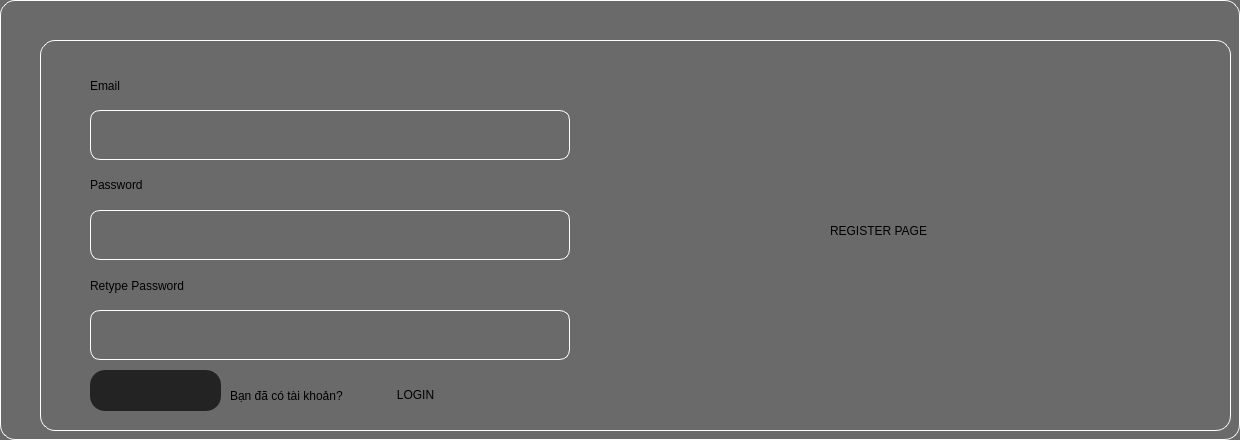
       <widget class="QWidget" name="page_res">
        <property name="styleSheet">
         <string notr="true">background-color:rgb(106, 106, 106);
border: 1px solid white;
border-radius: 15px</string>
        </property>
        <widget class="QWidget" name="widget_98" native="true">
         <property name="geometry">
          <rect>
           <x>40</x>
           <y>40</y>
           <width>1191</width>
           <height>391</height>
          </rect>
         </property>
         <widget class="QLabel" name="label_61">
          <property name="geometry">
           <rect>
            <x>50</x>
            <y>30</y>
            <width>181</width>
            <height>31</height>
           </rect>
          </property>
          <property name="styleSheet">
           <string notr="true">border: 0px;
font: 75 20pt &quot;MS Serif&quot;;
color: rgb(0, 0, 0)</string>
          </property>
          <property name="text">
           <string>Email</string>
          </property>
         </widget>
         <widget class="QLabel" name="label_62">
          <property name="geometry">
           <rect>
            <x>50</x>
            <y>130</y>
            <width>180</width>
            <height>30</height>
           </rect>
          </property>
          <property name="styleSheet">
           <string notr="true">border: 0px;
font: 75 20pt &quot;MS Serif&quot;;
color: rgb(0, 0, 0)</string>
          </property>
          <property name="text">
           <string>Password</string>
          </property>
         </widget>
         <widget class="QLabel" name="label_63">
          <property name="geometry">
           <rect>
            <x>50</x>
            <y>230</y>
            <width>251</width>
            <height>31</height>
           </rect>
          </property>
          <property name="styleSheet">
           <string notr="true">border: 0px;
font: 75 20pt &quot;MS Serif&quot;;
color: rgb(0, 0, 0)</string>
          </property>
          <property name="text">
           <string>Retype Password</string>
          </property>
         </widget>
         <widget class="QLineEdit" name="le_User_name">
          <property name="geometry">
           <rect>
            <x>50</x>
            <y>70</y>
            <width>480</width>
            <height>50</height>
           </rect>
          </property>
          <property name="styleSheet">
           <string notr="true">border-radius: 10px;
color: rgb(0, 0, 0);
font: 16pt &quot;MS Shell Dlg 2&quot;;</string>
          </property>
         </widget>
         <widget class="QLineEdit" name="le_password">
          <property name="geometry">
           <rect>
            <x>50</x>
            <y>170</y>
            <width>480</width>
            <height>50</height>
           </rect>
          </property>
          <property name="styleSheet">
           <string notr="true">border-radius: 10px;
color: rgb(0, 0, 0);
font: 16pt &quot;MS Shell Dlg 2&quot;;</string>
          </property>
         </widget>
         <widget class="QLineEdit" name="le_retype_password">
          <property name="geometry">
           <rect>
            <x>50</x>
            <y>270</y>
            <width>480</width>
            <height>50</height>
           </rect>
          </property>
          <property name="styleSheet">
           <string notr="true">border-radius: 10px;
color: rgb(0, 0, 0);
font: 16pt &quot;MS Shell Dlg 2&quot;;</string>
          </property>
         </widget>
         <widget class="QPushButton" name="bt_sup">
          <property name="geometry">
           <rect>
            <x>50</x>
            <y>330</y>
            <width>131</width>
            <height>41</height>
           </rect>
          </property>
          <property name="styleSheet">
           <string notr="true">color: rgb(0, 0, 0);
border: 0px;
font: 75 20pt &quot;MS Serif&quot;;
background-color: rgb(35, 35, 35)</string>
          </property>
          <property name="text">
           <string/>
          </property>
          <property name="icon">
           <iconset>
            <normaloff>icon/12.png</normaloff>icon/12.png</iconset>
          </property>
          <property name="iconSize">
           <size>
            <width>300</width>
            <height>300</height>
           </size>
          </property>
         </widget>
         <widget class="QLabel" name="label_64">
          <property name="geometry">
           <rect>
            <x>190</x>
            <y>340</y>
            <width>161</width>
            <height>31</height>
           </rect>
          </property>
          <property name="styleSheet">
           <string notr="true">border: 0px;
font: 75 10pt &quot;Arial&quot;;
color: rgb(0, 0, 0);
background-color: 0;</string>
          </property>
          <property name="text">
           <string>Bạn đã có tài khoản?</string>
          </property>
         </widget>
         <widget class="QLabel" name="label_65">
          <property name="geometry">
           <rect>
            <x>790</x>
            <y>160</y>
            <width>321</width>
            <height>61</height>
           </rect>
          </property>
          <property name="styleSheet">
           <string notr="true">border: 0px;
font: 75 50pt &quot;MS Serif&quot;;
color: rgb(0, 0, 0)</string>
          </property>
          <property name="text">
           <string>REGISTER PAGE</string>
          </property>
         </widget>
         <widget class="QPushButton" name="bt_login1">
          <property name="geometry">
           <rect>
            <x>335</x>
            <y>344</y>
            <width>81</width>
            <height>21</height>
           </rect>
          </property>
          <property name="cursor">
           <cursorShape>PointingHandCursor</cursorShape>
          </property>
          <property name="styleSheet">
           <string notr="true">border: 1;
border-radius: 10px solid 0;
font: 75 italic 12pt &quot;MS Serif&quot;;
background-color: 0</string>
          </property>
          <property name="text">
           <string>LOGIN</string>
          </property>
         </widget>
        </widget>
       </widget>
